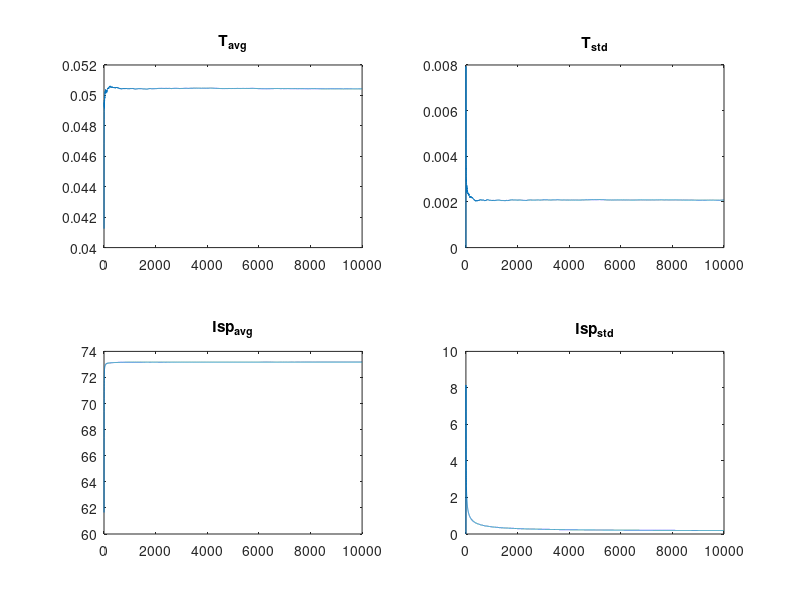

The MATLAB script that drew this image:
%%
clear
close all
clc

%% Definizione parametri
k_p = 1;        % Coefficiente di perdita primaria
k_v = 1.3;      % Coefficiente di perdita valvola
k_inj = 0.6;    % Coefficiente di ingresso
T_c = 300;      % Chamber Temp in K
k = 1.4; 
R = 8.314; 
g = 9.81;
MM = 0.028;



A_e_nom = 1.6999e-06;
Pe = 2.9495e+03;


P_cc_nom = 150000;          % Pressione nominale in camera di combustione (Pa)
A_t_nom = 1.6999e-07;       % Area ugello (m^2)
A_tube = 0.00042;           % Area del tubo di alimentazione (m^2)
A_v = 32e-5;  
rho = 807;                  % Densità del propellente liquido (kg/m^3)
tol = 1e-2;                 % Tolleranza convergenza

c_star = 435.8794;          %sqrt(R*T_c/gamma*((gamma+1)/2)^((gamma+1)/(gamma-1))); % Velocità caratteristica del propellente (m/s)


%% Definizione nuovo punto di lavoro


P_cc = P_cc_nom;
P_tank = P_cc_nom*1.2;
m_dot2 = 5;
m_dot1 = 19;

N = 10000;
rt_avg = sqrt(A_t_nom/pi);
rt_std = 5e-6;
rt_val = normrnd(rt_avg, rt_std, [N,1]);
At_val = rt_val.^2.*pi;

r_inj_std = 5e-6;       
r_inj_avg = 500e-6; 
r_inj_val = normrnd(r_inj_avg, r_inj_std, [N,1]);
A_inj_val = r_inj_val.^2.*pi;

K_tot_val = k_v*A_v/A_tube + k_p + k_inj.*A_inj_val/A_tube;

re_avg = sqrt(A_e_nom/pi);
re_std = 5e-6;
re_val = normrnd(re_avg, re_std, [N,1]);
Ae_val = re_val.^2.*pi;



T = [];
for ii = 1:N
    
    A_t  = At_val(ii);
    k_tot = K_tot_val(ii);
    Ae = Ae_val(ii);
    it = 0;

    P_cc = P_cc_nom;
    m_dot2 = 5;
    m_dot1 = 19;

    while(abs(m_dot2 - m_dot1) > tol && it < 1000)
        it = it + 1;

        m_dot1 =  P_cc*A_t/c_star;
        v  = m_dot1 /( A_tube* rho);
        deltaP= 0.5*rho*v^2*k_tot;
        P_cc = P_tank - deltaP;
        
        m_dot2= P_cc*A_t/c_star ;
       
        if it > 999
            disp('It did not converge')
        end   

    end

    eps = Ae/A_t;
    
    aa = 1/eps^2*((k+1)/2)^(2/(1-k))*(k-1)/(k+1);
    bb = 2/k;
    cc = (k-1)/k;
    
    fun = @(x) x^bb*(1-x^cc)-aa;
    dfun = @(x) -x^(bb-1)*((cc+bb)*x^cc-bb);
    
    c1 = 0;
    c2 = 0.5;
    tol = 1e-6;
    err = tol + 1;
    it = 0;
    
    while (it < 3 && err > tol ) 
        it=it+1;
        x = (c2+c1)/2; %stima dello zero
        fc = fun(x);     
        err=abs(fc); 
        % scelta del nuovo estremo per l'eventuale ciclo successivo       
        if (fc*fun(c1) > 0)
              c1=x; 
        else 
              c2=x; 
        end
    end
    xv = x;
    while (it< 5 && err> tol)
       dfx = dfun(xv);
       if dfx == 0
          error(' Arresto per azzeramento di dfun');
       else
          xn = xv - fun(xv)/dfx;
          err = abs(fun(xn));
          it = it+1;
          xv = xn;
       end
    end
   
    Pe = xn * P_cc;

    v_e = sqrt(2*k/(k-1)*R/MM*T_c*(1-(Pe/P_cc)^((k-1)/k)));
    T(ii) =  m_dot1*v_e + Ae*Pe;
    Isp(ii) = T(ii)/(m_dot2*g);
    if ii > 1
        T_avg(ii) = T_avg(ii-1) + 1/ii*(T(ii) - T_avg(ii-1));
        Isp_avg(ii) = Isp_avg(ii-1) + 1/ii*(Isp(ii) - Isp_avg(ii-1));
    else
        T_avg(ii) = T(ii);
        Isp_avg(ii) = Isp(ii);
    end
    T_std(ii) = std(T(1:ii));
    Isp_std(ii) = std(Isp(1:ii));
end

subplot(2,2,1)
plot(T_avg)
title T_{avg}
subplot(2,2,2)
plot(T_std)
title T_{std}
subplot(2,2,3)
plot(Isp_avg)
title Isp_{avg}
subplot(2,2,4)
plot(Isp_std)
title Isp_{std}
